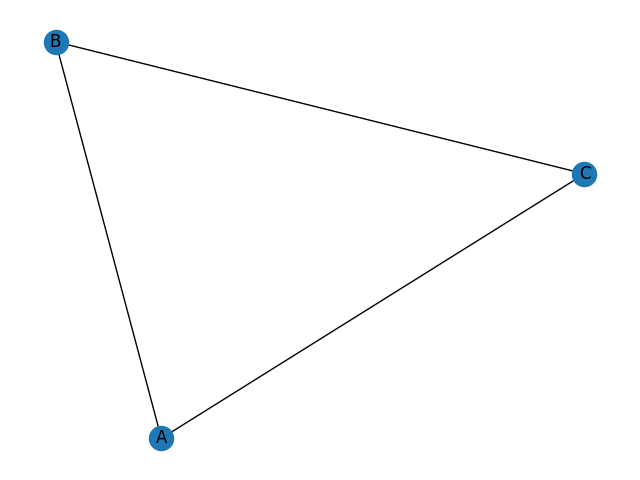

Write Python code to recreate this figure.
import networkx as nx
import matplotlib.pyplot as plt

# Crea el grafo
G = nx.Graph()

# Agrega los nodos
G.add_node('A')
G.add_node('B')
G.add_node('C')

# Agrega las relaciones entre los nodos
G.add_edge('A', 'B')  # A1 -> B
G.add_edge('A', 'C')  # A2 -> C
G.add_edge('B', 'C')  # B1 -> C

# Visualiza el grafo
nx.draw(G, with_labels=True)
#plt.show()
plt.savefig('grafo.png', dpi=100)
